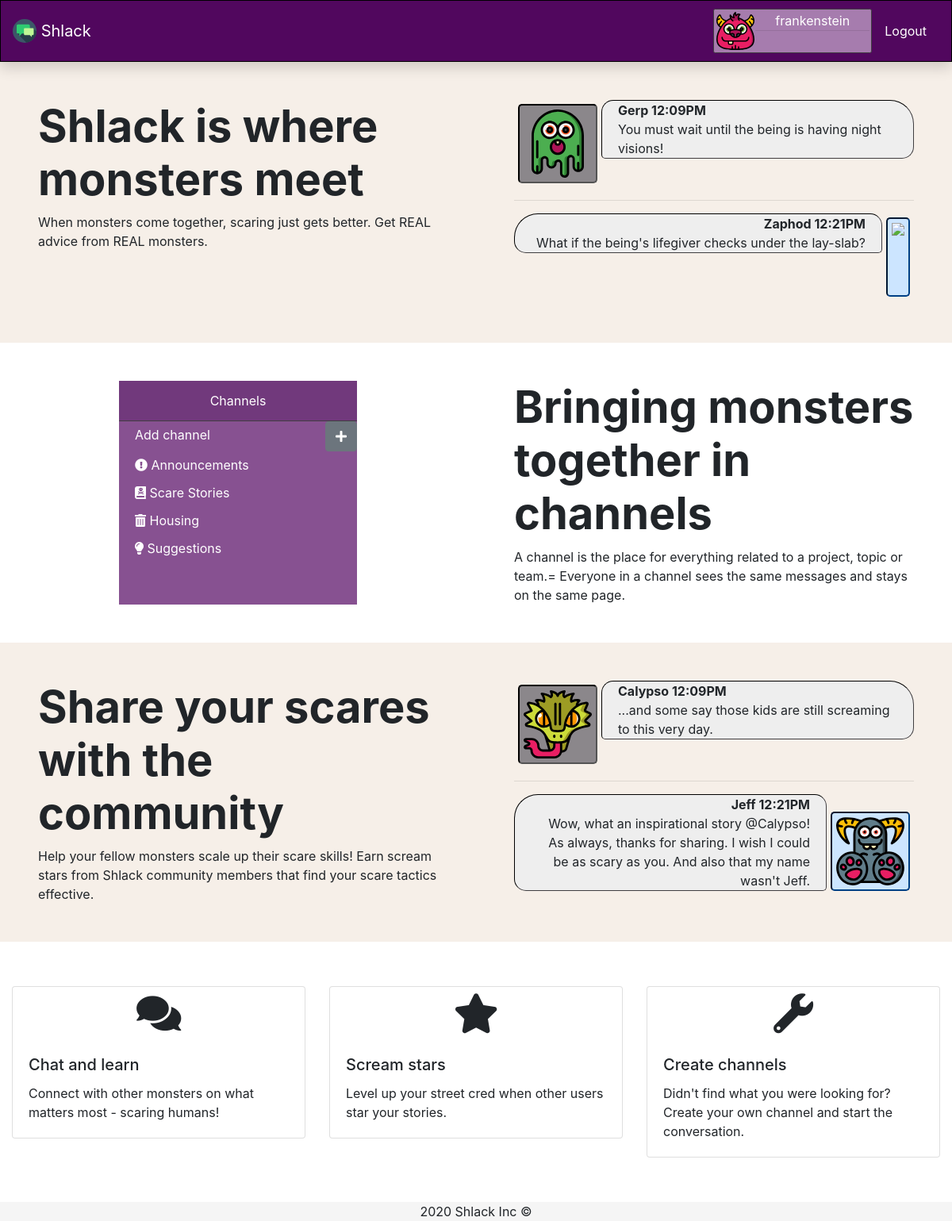
The app's page /index (signed in) with its own data.
### models.py (models this page shows, shortened)
class User(UserMixin, db.Model):
    id = db.Column(db.Integer, primary_key=True)
    avatar = db.Column(db.String(64))
    username = db.Column(db.String(64), index=True, unique=True)
    email = db.Column(db.String(120), index=True, unique=True)
    password_hash = db.Column(db.String(128))
    posts = db.relationship("Post", backref="author", lazy="dynamic")

### application.py (the view)
@app.route("/")
@app.route("/index")
def index():
    return render_template("home.html", title="Home")

### models.py (called while the page is built)
@login.user_loader
def load_user(id_):
    return User.query.get(int(id_))

### templates/home.html (shortened to what this page needs)
{% extends "layout.html" %}
{% block body %}
  <div class="container-fluid overflow-auto" >
    <div class="row" style="background: #f6efe8; height: 100%;">
      <div class="col-md-6 p-5">
        <h1 class="display-4 font-weight-bold">
          Shlack is where monsters meet
        </h1>
        <lead class="pt-5">
          When monsters come together, scaring just gets better.  Get REAL advice from REAL monsters.
        </lead>
      </div>
      <div class="col-md-6 p-5">
        <div class="media chat">
          <img src="./static/images/monsters/monster-34.svg" style="height: 100px;"/>
          <div class="media-body">
              <p class="timestamp">Gerp 12:09PM</p>
              <p>You must wait until the being is having night visions!</p>
          </div>
        </div>
        <hr>
        <div class="media chat self">
          <img src="./static/images/monsters/monster-3.svg" style="height: 100px;"/>
          <div class="media-body">
              <p class="timestamp">Zaphod 12:21PM</p>
              <p>What if the being's lifegiver checks under the lay-slab?</p>
          </div>
        </div>
    </div>
    </div>
    <div class="row flex-row-reverse" style="background: white; height: 100%;">
      <div class="col-md-6 p-5">
        <h1 class="display-4 font-weight-bold">
          Bringing monsters together in channels
        </h1>
        <lead class="pt-5">
          A channel is the place for everything related to a project, topic or team.=
          Everyone in a channel sees the same messages and stays on the same page.
        </lead>
      </div>
      <div class="col-md-6 p-5">
        <div class="fake-sidebar">
          <ul>
            <li class="header">
              <span >Channels</span>
            </li>
            <li class="add-channel">
              <span>Add channel</span>
              <button class="btn btn-secondary" data-target="#channelModal" data-toggle="modal" style="float: right;"><i class="fa fa-plus"></i></button>
            </li>
            <li style="clear: right;">
              <a href="#"><i class="fas fa-exclamation-circle my-2 mx-auto"></i> Announcements </a>
            </li>
            <li>
              <a href="#"><i class="fas fa-book-dead my-2 mx-auto"></i> Scare Stories </a>
            </li>
            <li>
              <a href="#"><i class="fas fa-trash-alt my-2 mx-auto"></i> Housing </a>
            </li>
            <li>
              <a href="#"><i class="fas fa-lightbulb my-2 mx-auto"></i> Suggestions </a>
            </li>
          </ul>
        </div>
      </div>
    </div>
    <div class="row" style="background: #f6efe8; height: 100%;">
      <div class="col-md-6 p-5">
        <h1 class="display-4 font-weight-bold">
          Share your scares with the community
        </h1>
        <lead class="pt-5">
          Help your fellow monsters scale up their scare skills!  Earn scream stars from Shlack community members
          that find your scare tactics effective.
        </lead>
      </div>
      <div class="col-md-6  p-5">
        <div class="media chat">
          <img src="./static/images/monsters/monster-41.svg" style="height: 100px;"/>
          <div class="media-body">
              <p class="timestamp">Calypso 12:09PM</p>
              <p>...and some say those kids are still screaming to this very day.</p>
          </div>
        </div>
        <hr>
        <div class="media chat self">
          <img src="./static/images/monsters/monster-27.svg" style="height: 100px;"/>
          <div class="media-body">
              <p class="timestamp">Jeff 12:21PM</p>
              <p>Wow, what an inspirational story @Calypso!  As always, thanks for sharing.
                 I wish I could be as scary as you.  And also that my name wasn't Jeff.</p>
          </div>
        </div>
      </div>
    </div>
    <div class="row my-5" style="background: white; ">
      <div class="col-md-4">
        <div class="card my-2">
          <i class="fas fa-comments my-2 mx-auto" style="font-size: 50px;"></i>
          <div class="card-body">
            <h5 class="card-title">Chat and learn</h5>
            <p class="card-text">Connect with other monsters on what matters most - scaring humans!</p>
          </div>
        </div>
      </div>
      <div class="col-md-4">
        <div class="card my-2">
          <i class="fas fa-star my-2 mx-auto" style="font-size: 50px;"></i>
          <div class="card-body">
            <h5 class="card-title">Scream stars</h5>
            <p class="card-text">Level up your street cred when other users star your stories.  </p>
          </div>
        </div>
      </div>
      <div class="col-md-4">
        <div class="card my-2">
          <i class="fas fa-wrench my-2 mx-auto" style="font-size: 50px;"></i>
          <div class="card-body">
            <h5 class="card-title">Create channels</h5>
            <p class="card-text">Didn't find what you were looking for? Create your own channel and start the conversation.</p>
          </div>
        </div>
      </div>
    </div>
    <footer class="text-center">
      2020 Shlack Inc &copy;
    </footer>
  </div>
{% endblock %}

### templates/layout.html (shortened to what this page needs)
<!DOCTYPE html>
<html lang="en">
<head>
  <link rel="stylesheet" href="https://maxcdn.bootstrapcdn.com/bootstrap/4.5.0/css/bootstrap.min.css">
  <link rel="stylesheet" href="https://stackpath.bootstrapcdn.com/font-awesome/4.7.0/css/font-awesome.min.css" type="text/css">
  <link rel="stylesheet" href="https://cdnjs.cloudflare.com/ajax/libs/font-awesome/5.14.0/css/all.min.css" type="text/css">
  <link rel="stylesheet" href="https://cdnjs.cloudflare.com/ajax/libs/font-awesome/5.14.0/css/regular.min.css" type="text/css">
  <link rel="stylesheet" href="https://cdnjs.cloudflare.com/ajax/libs/font-awesome/5.14.0/css/solid.min.css" type="text/css">
  <link rel="stylesheet" type="text/css" href="{{ url_for('static', filename='style.css' ) }}">
</head>
<body>
<div id="navbar" class="container-fluid fixed-top position-sticky shadow">
      <ul class="navbar-list">
        <li>
          <a class="navbar-brand" href="{{url_for('index')}}">
            <img src="/static/images/brand-icons/017-speech-bubble-2.svg" width="30" height="30" class="d-inline-block align-top" alt="">
          Shlack
          </a>
        </li>
        {% if not current_user.is_authenticated %}
        <li class="nav-item ml-auto">
          <a class="nav-link" href="{{ url_for("login") }}">Login</a>
        </li>
        <li class="nav-item">
          <a class="nav-link nav-fill" href="{{ url_for("signup") }}">Sign Up</a>
        </li>
      {% else %}
        <li class="nav-item ml-auto">
          <div class="usercard d-flex flex-row no-gutters">
              <img src={{ current_user.avatar }}/>
            <div class="col">
              <p class="text-center text-white my-0">{{ current_user.username }}</p>
              <hr class="my-0">
              </div>
          </div>
        </li>
        <li class="nav-item pl-0">
          <a class="nav-link" href="{{ url_for("logout") }}">Logout</a>
        </li>
      {% endif %}
      </ul>
</div>
{% block body %}{% endblock %}
</body>
</html>

### static/style.css (style rules this page uses)
* { box-sizing: border-box; }
body, html { margin: 0px; padding: 0px; max-height: 100%; height: 100%; }
#navbar { background: #51075e; border: 1px solid black; }
.navbar-list { display: flex; flex-direction: row; list-style: none; align-items: center; margin: 10px 0; padding: 0; }
.navbar-list .navbar-brand, .navbar-list .nav-link { color: #ffffff; align-items: center; }
.usercard { background: #a67cae; border: 1px solid #403e41; padding: 2px; border-radius: 2.5px; width: 200px; }
.usercard img { padding: 1px; border-radius: 2.5px; width: 50px; height: 50px; }
.media { display: flex; flex-direction: row; border-radius: 5px; margin-bottom: 5px; }
.media .timestamp { font-weight: bold; margin: 0; }
.media img { height: 100px; padding: 5px; margin: 5px; background: #8b878b; border: 2px inset black; border-radius: 5px; align-self: flex-end; }
.media-body { background: #eeeeee; border: 1.5px inset #403e41; border-radius: 15px 30px 15px 5px; padding: 0px 20px; margin-bottom: 5px; }
.media-body p { margin-bottom: 0px; }
.media.self { display: flex; flex-direction: row-reverse; text-align: right; }
.media.self img { background: #cce5ff; border: 2px inset #004085; }
.media.self .media-body { border-radius: 30px 15px 5px 15px; }
.fake-sidebar { overflow: auto; background-color: #875191; left: 0px; padding: 0px; margin: 0px auto; max-width: 300px; height: 100%; color: #ffffff; }
.fake-sidebar ul { list-style: none; cursor: pointer; line-height: 35px; padding: 0px; }
.fake-sidebar li { padding-left: 20px; }
.fake-sidebar li a { color: #ffffff; }
.fake-sidebar .header { background-color: #71397c; border-bottom: 1px solid #403e41; line-height: 50px; display: block; text-align: center; cursor: default; padding-left: 0px; }
.fake-sidebar .add-channel { cursor: default; }
footer { background: #f5f5f5; margin: 0px -15px; }

### records on screen
User: avatar (picture), username "frankenstein"
